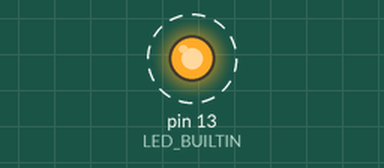
A sketch run on a simulated Arduino Uno, built with avr-gcc and run on an emulated ATmega328P. On the bench: output pins drawn as LEDs (lit = HIGH). Dashed ring = blinking. What the sketch prints to the serial monitor is not drawn.

Above: at 0.2 s.
Timing chart, 0 to 3.0 s (numbered marks = the images above):
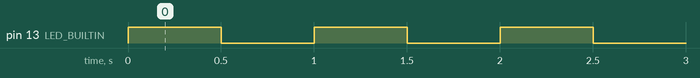

The sketch:

inbuilt_led.ino
```cpp
void setup() {
  Serial.begin(115200);

  // Built-In LED Blinking Testing
  pinMode(LED_BUILTIN, OUTPUT);
}

void loop() {
  // Connection Testing
  // Serial.println("IT FUCKING WORKS!!!");

  // Built-In LED Blinking Testing
  Serial.println("In-built LED On!");
  digitalWrite(LED_BUILTIN, HIGH);
  delay(500);
  Serial.println("In-built LED Off!");
  digitalWrite(LED_BUILTIN, LOW);
  delay(500);
}
```

Measured:
- by itself, pin 13 (LED_BUILTIN): alternates HIGH for 0.50 s and LOW for 0.50 s
